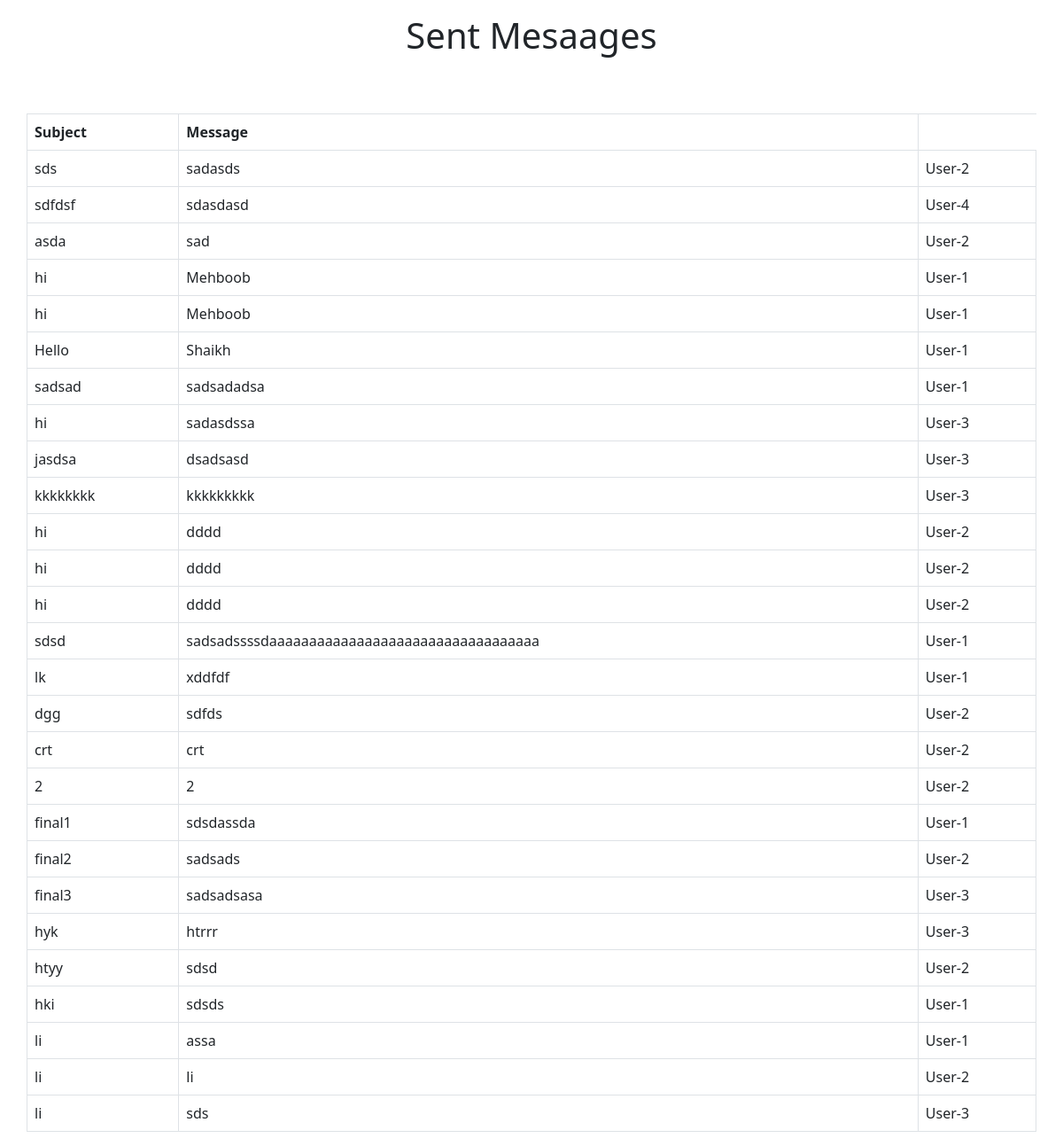
The page /sent/ on the database its author committed.
### app/models.py (models this page shows, shortened)
class Sender(models.Model):
    to = models.CharField(max_length=30,default=5)
    sub = models.CharField(max_length=50)
    msg = models.TextField()

### app/views.py (the view)
# urls.py: path('sent/',views.sent,name='sent'),
def sent(request):
    sender = Sender.objects.all()
    return render(request,'sent.html',{'sender':sender})

### app/templates/sent.html (shortened to what this page needs)
{% extends 'basic.html' %}
{% block content %} Sent Mesaages {% endblock %}
{% block tbody %}
{% for s in sender  %}
<tr>
<td>{{s.sub}}</td>
<td>{{s.msg}}</td>
<td>User-{{s.to}}</td>
</tr>
{% endfor %}
{% endblock %}

### rows shown on the page
Sender: sub "sds", msg "sadasds", to "2"
Sender: sub "sdfdsf", msg "sdasdasd", to "4"
Sender: sub "asda", msg "sad", to "2"
Sender: sub "hi", msg "Mehboob", to "1"
Sender: sub "hi", msg "Mehboob", to "1"
Sender: sub "Hello", msg "Shaikh", to "1"
Sender: sub "sadsad", msg "sadsadadsa", to "1"
Sender: sub "hi", msg "sadasdssa", to "3"
Sender: sub "jasdsa", msg "dsadsasd", to "3"
Sender: sub "kkkkkkkk", msg "kkkkkkkkk", to "3"
Sender: sub "hi", msg "dddd", to "2"
Sender: sub "hi", msg "dddd", to "2"
Sender: sub "hi", msg "dddd", to "2"
Sender: sub "sdsd", msg "sadsadssssdaaaaaaaaaaaaaaaaaaaaaaaaaaaaaaaaaa", to "1"
Sender: sub "lk", msg "xddfdf", to "1"
Sender: sub "dgg", msg "sdfds", to "2"
Sender: sub "crt", msg "crt", to "2"
Sender: sub "2", msg "2", to "2"
Sender: sub "final1", msg "sdsdassda", to "1"
Sender: sub "final2", msg "sadsads", to "2"
Sender: sub "final3", msg "sadsadsasa", to "3"
Sender: sub "hyk", msg "htrrr", to "3"
Sender: sub "htyy", msg "sdsd", to "2"
Sender: sub "hki", msg "sdsds", to "1"
Sender: sub "li", msg "assa", to "1"
Sender: sub "li", msg "li", to "2"
Sender: sub "li", msg "sds", to "3"
